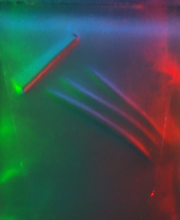
#> input picture auto_project/dataset/v1/original_img/img105.png, 180 x 220 px, given in place of img1_baseline.png, which was not available
$ python contour_frame.py
#> lines starting #> are read from the running program, lines starting #| are printed output that depends on the picture; after the words box and inside, x2 and y2 are one past the last pixel; in counts of white or black regions, pixels touching at a corner belong together; long printed decimals are rounded; pictures that were not available may be replaced by others from this repository, and a replacement may not be noted
import cv2  # bringing in OpenCV libraries

base_path = './trans-processing/inference/2-RG/cropped/img1_baseline.png'
sample_path = './trans-processing/inference/2-RG/cropped/img4.png'

# 讀取圖像
base_image = cv2.imread(base_path)
#> base_image is the input picture: shape (220, 180, 3); mean B, G, R 76.1, 79.5, 60.2
sample_image = cv2.imread(sample_path)
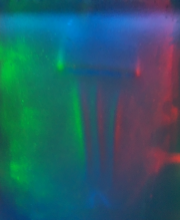
#> input picture auto_project/dataset/v1/original_img/img4.png, 180 x 220 px, found by its file name
#> sample_image is the input picture: shape (220, 180, 3); mean B, G, R 104.3, 92.2, 39.9
sample_copy = sample_image.copy()
diff = cv2.absdiff(base_image, sample_image)
sample_gray = cv2.cvtColor(diff, cv2.COLOR_BGR2GRAY)
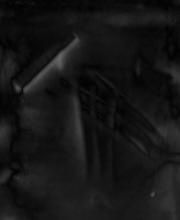
#> sample_gray: shape (220, 180); min 1, max 103, mean 21.4
cv2.imshow('gray', sample_gray)

blurred_diff = cv2.GaussianBlur(sample_gray, (7, 7), 0)
ret,binary_im = cv2.threshold(blurred_diff,25, 255,cv2.THRESH_BINARY)
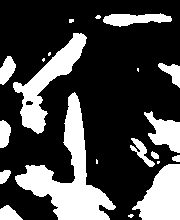
#> binary_im: shape (220, 180); 28% white; 21 white regions (8 under 20 px)
cv2.imshow('binary', binary_im)

contours,hierarchy = cv2.findContours(binary_im,cv2.RETR_TREE,cv2.CHAIN_APPROX_SIMPLE)
#> contours = 22 contours, 8 with area under 20; largest, box (x1, y1, x2, y2) and area: (15, 92, 116, 220) 3896, (13, 33, 87, 134) 2094, (132, 164, 180, 220) 1703, (144, 111, 180, 153) 743, (103, 13, 172, 27) 536
#設定一下drawContours的參數
contours_to_plot= -1 #畫全部
plotting_color= (0,255,0)#畫綠色框
thickness= -1
#開始畫contours
with_contours = cv2.drawContours(sample_copy,contours, contours_to_plot, plotting_color,thickness)
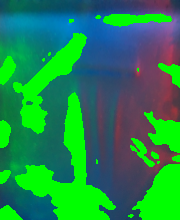
#> with_contours: shape (220, 180, 3); mean B, G, R 76.6, 136.4, 32.1
cv2.imshow('contours', with_contours)
#標示矩形邊框
for cnt in contours:
    x,y,w,h = cv2.boundingRect(cnt)
    image = cv2.rectangle(sample_copy,(x,y),(x+w,y+h),(0,255,255),2)
#> this loop made 22 passes
#> (x, y, w, h) on passes 1, 2, 3, 4, 5, 7, 8, 9, 10, 11, 12, 14: (128, 214, 6, 4), (0, 205, 23, 15), (0, 170, 11, 14), (132, 164, 48, 56), (157, 161, 3, 3), (172, 155, 8, 7), (151, 151, 8, 8), (130, 138, 25, 29), (0, 120, 11, 28), (144, 111, 36, 42), (15, 92, 101, 128), (158, 63, 22, 25)
#> (cnt, x, y, w, h) on passes 6, 13: ([[96, 159], [96, 163], [97, 163], [97, 160]], 96, 159, 2, 5), ([[137, 68], [137, 70], [138, 71], [138, 68]], 137, 68, 2, 4)
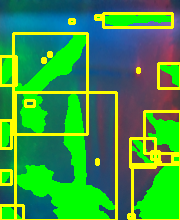
#> sample_copy: shape (220, 180, 3); 12.86% of pixels changed, all inside (x1, y1, x2, y2) = (0, 12, 180, 220)
cv2.imshow('contours', image)

# 根據最大面積的輪廓畫出矩形
required_contour = max(contours, key = cv2.contourArea)
#> required_contour = contour of 183 points, box (x1, y1, x2, y2) (15, 92, 116, 220), area 3896
x,y,w,h = cv2.boundingRect(required_contour)
#> x = 15; y = 92; w = 101; h = 128
img_copy2 = cv2.rectangle(sample_image, (x,y),(x+w, y+h),(0,255,255),2)
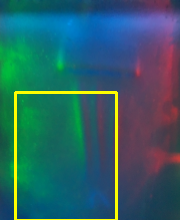
#> img_copy2: shape (220, 180, 3); mean B, G, R 101.7, 96.9, 46.4
cv2.imshow('largest contour', img_copy2)

# 根據最大面積的輪廓畫橢圓
if len(required_contour) >= 5:  # fitEllipse requires at least 5 points
    ellipse = cv2.fitEllipse(required_contour)
#> ellipse = ((65.22, 162.9), (85.85, 128.4), 157.8)
    cv2.ellipse(sample_image, ellipse, (0, 255, 0), 2)
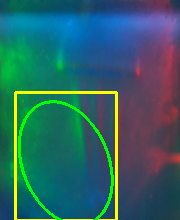
#> sample_image: shape (220, 180, 3); 2.25% of pixels changed, all inside (x1, y1, x2, y2) = (18, 100, 114, 220)
    cv2.imshow('largest contour ellipse', sample_image)
    # 打印橢圓的中心點和旋轉角度
    center, axes, angle = ellipse
#> center = (65.22, 162.9); axes = (85.85, 128.4); angle = 157.8
    print(f"Ellipse Center: {center}, Ellipse Angle: {angle}")
#| Ellipse Center: (65.217, 162.918), Ellipse Angle: 157.810

cv2.waitKey(0)
cv2.destroyAllWindows()
